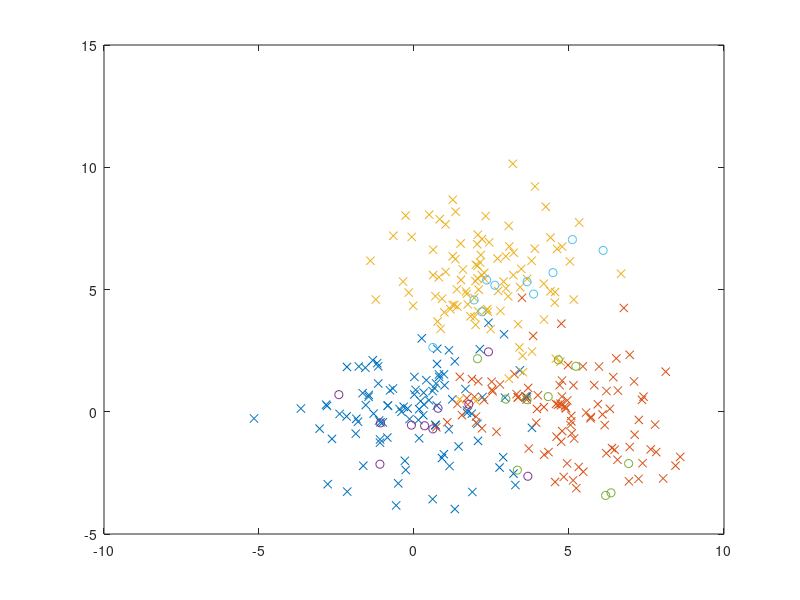

The MATLAB script that drew this image:

clear;
N = 100;
K = 10;

m1=repmat([0,0], N, 1);
m2=repmat([5,0], N, 1);
m3=repmat([2.5,5], N, 1);

S1= [3 0 ; 0 3];
C1_Train=randn(N, 2) * sqrtm(S1) + m1;
C2_Train=randn(N, 2) * sqrtm(S1) + m2;
C3_Train=randn(N, 2) * sqrtm(S1) + m3;


m4=repmat([0,0], K, 1);
m5=repmat([5,0], K, 1);
m6=repmat([2.5,5], K, 1);


C1_Test=randn(K, 2) * sqrtm(S1) + m4;
C2_Test=randn(K, 2) * sqrtm(S1) + m5;
C3_Test=randn(K, 2) * sqrtm(S1) + m6;


plot(C1_Train(:, 1), C1_Train(:, 2), 'x');
hold on;
plot(C2_Train(:, 1), C2_Train(:, 2), 'x');
hold on;
plot(C3_Train(:, 1), C3_Train(:, 2), 'x');


plot(C1_Test(:, 1), C1_Test(:, 2), 'o');
hold on;
plot(C2_Test(:, 1), C2_Test(:, 2), 'o');
hold on;
plot(C3_Test(:, 1), C3_Test(:, 2), 'o');


